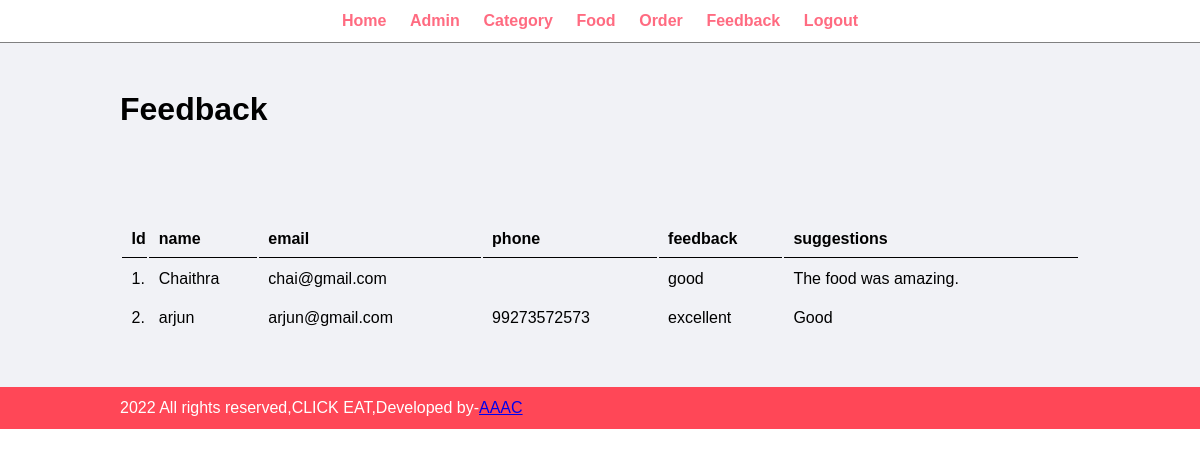
Page /admin/feedback.php (signed in) on the committed database.
### tables this page shows
CREATE TABLE `tbl_feedback` (
  `id` int(10) UNSIGNED NOT NULL,
  `name` text NOT NULL,
  `email` text NOT NULL,
  `phone` text NOT NULL,
  `feedback` text NOT NULL,
  `suggestions` text NOT NULL
);

### admin/feedback.php (the view, shortened to what this page needs)
<?php include('partials/menu.php'); ?>
<div class="main-content">
    <div class="wrapper">
        <h1>Feedback</h1>
                <br /><br /><br />
                <br><br>
                <table class="tbl-full">
                    <tr>
                        <th>Id</th>
                        <th>name</th>
                        <th>email</th>
                        <th>phone</th>
                        <th>feedback</th>
                        <th>suggestions</th>
                    </tr>
                    <?php
                        $sql = "SELECT * FROM tbl_feedback ORDER BY id DESC";
                        $res = mysqli_query($conn, $sql);
                        $count = mysqli_num_rows($res);
                        $sn = 1;
                        if($count>0)
                        {
                            while($row=mysqli_fetch_assoc($res))
                            {
                                $name = $row['name'];
                                $email = $row['email'];
                                $phone = $row['phone'];
                                $feedback = $row['feedback'];
                                $suggestions = $row['suggestions'];
                                ?>
                                    <tr>
                                        <td><?php echo $sn++; ?>. </td>
                                        <td><?php echo $name; ?></td>
                                        <td><?php echo $email; ?></td>
                                        <td><?php echo $phone; ?></td>
                                        <td><?php echo $feedback; ?></td>
                                        <td><?php echo $suggestions; ?></td>
                                    </tr>
                                <?php
                            }
                        }
                        else
                        {
                            echo "<tr><td colspan='12' class='error'>Feedback not Available</td></tr>";
                        }
                    ?>
                </table>
    </div>
</div>
<?php include('partials/footer.php'); ?>

### css/admin.css (style rules this page uses)
* { margin: 0; padding: 0; font-family: Arial, Helvetica, sans-serif; }
.wrapper { padding: 1%; width: 80%; margin: 0 auto; }
.tbl-full { width: 100%; }
table tr th { border-bottom: 1px solid black; padding: 1%; text-align: left; }
table tr td { padding: 1%; }
.main-content { background-color: #f1f2f6; padding: 3% 0; }

### rows in the picture
tbl_feedback: name "Chaithra", email "chai@gmail.com", feedback "good", suggestions "The food was amazing."
tbl_feedback: name "arjun", email "arjun@gmail.com", phone "99273572573", feedback "excellent", suggestions "Good"
